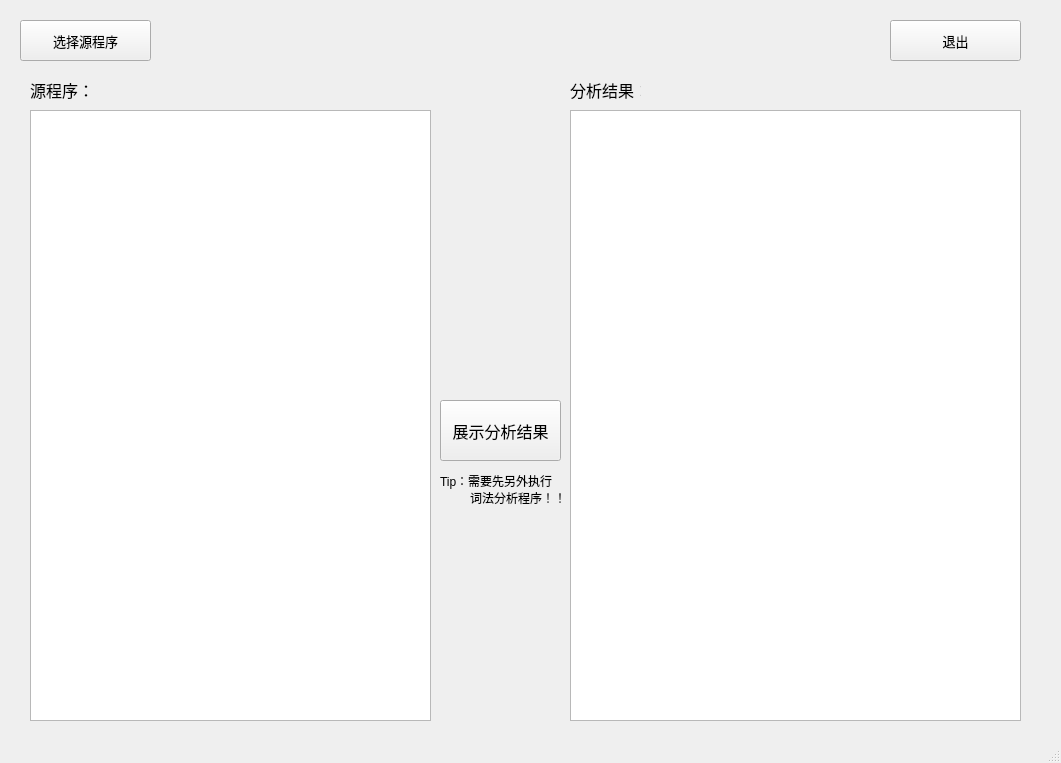
<?xml version="1.0" encoding="UTF-8"?>
<ui version="4.0">
 <class>AnalyseWindow</class>
 <widget class="QMainWindow" name="AnalyseWindow">
  <property name="geometry">
   <rect>
    <x>0</x>
    <y>0</y>
    <width>1061</width>
    <height>763</height>
   </rect>
  </property>
  <property name="windowTitle">
   <string>MainWindow</string>
  </property>
  <widget class="QWidget" name="centralwidget">
   <widget class="QLabel" name="label">
    <property name="geometry">
     <rect>
      <x>570</x>
      <y>80</y>
      <width>71</width>
      <height>20</height>
     </rect>
    </property>
    <property name="font">
     <font>
      <pointsize>12</pointsize>
     </font>
    </property>
    <property name="text">
     <string>分析结果：</string>
    </property>
   </widget>
   <widget class="QPushButton" name="btn_show">
    <property name="geometry">
     <rect>
      <x>440</x>
      <y>400</y>
      <width>121</width>
      <height>61</height>
     </rect>
    </property>
    <property name="font">
     <font>
      <pointsize>12</pointsize>
     </font>
    </property>
    <property name="text">
     <string>展示分析结果</string>
    </property>
   </widget>
   <widget class="QToolButton" name="btn_choose_src">
    <property name="geometry">
     <rect>
      <x>20</x>
      <y>20</y>
      <width>131</width>
      <height>41</height>
     </rect>
    </property>
    <property name="font">
     <font>
      <pointsize>10</pointsize>
     </font>
    </property>
    <property name="text">
     <string>选择源程序</string>
    </property>
   </widget>
   <widget class="QTextEdit" name="textEdit_res">
    <property name="geometry">
     <rect>
      <x>570</x>
      <y>110</y>
      <width>451</width>
      <height>611</height>
     </rect>
    </property>
   </widget>
   <widget class="QLabel" name="label_3">
    <property name="geometry">
     <rect>
      <x>440</x>
      <y>470</y>
      <width>121</width>
      <height>21</height>
     </rect>
    </property>
    <property name="text">
     <string>Tip：需要先另外执行</string>
    </property>
   </widget>
   <widget class="QLabel" name="label_4">
    <property name="geometry">
     <rect>
      <x>470</x>
      <y>490</y>
      <width>101</width>
      <height>16</height>
     </rect>
    </property>
    <property name="text">
     <string>词法分析程序！！</string>
    </property>
   </widget>
   <widget class="QLabel" name="label_2">
    <property name="geometry">
     <rect>
      <x>30</x>
      <y>80</y>
      <width>71</width>
      <height>20</height>
     </rect>
    </property>
    <property name="font">
     <font>
      <pointsize>12</pointsize>
     </font>
    </property>
    <property name="text">
     <string>源程序：</string>
    </property>
   </widget>
   <widget class="QTextEdit" name="textEdit_src">
    <property name="geometry">
     <rect>
      <x>30</x>
      <y>110</y>
      <width>401</width>
      <height>611</height>
     </rect>
    </property>
   </widget>
   <widget class="QToolButton" name="btn_choose_src_2">
    <property name="geometry">
     <rect>
      <x>890</x>
      <y>20</y>
      <width>131</width>
      <height>41</height>
     </rect>
    </property>
    <property name="font">
     <font>
      <pointsize>10</pointsize>
     </font>
    </property>
    <property name="text">
     <string>退出</string>
    </property>
   </widget>
  </widget>
  <widget class="QMenuBar" name="menubar">
   <property name="geometry">
    <rect>
     <x>0</x>
     <y>0</y>
     <width>1061</width>
     <height>20</height>
    </rect>
   </property>
  </widget>
  <widget class="QStatusBar" name="statusbar"/>
 </widget>
 <resources/>
 <connections/>
</ui>
